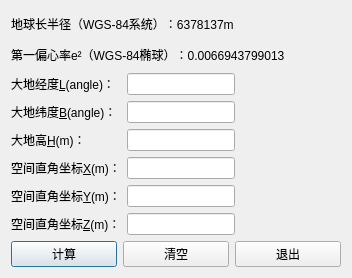
<?xml version="1.0" encoding="UTF-8"?>
<ui version="4.0">
 <class>Dialog1</class>
 <widget class="QDialog" name="Dialog1">
  <property name="geometry">
   <rect>
    <x>0</x>
    <y>0</y>
    <width>352</width>
    <height>278</height>
   </rect>
  </property>
  <property name="windowTitle">
   <string>空间直角坐标与大地坐标转换</string>
  </property>
  <layout class="QGridLayout" name="gridLayout_2">
   <item row="0" column="0">
    <layout class="QVBoxLayout" name="verticalLayout_2">
     <item>
      <widget class="QLabel" name="label_8">
       <property name="text">
        <string>地球长半径（WGS-84系统）：6378137m</string>
       </property>
      </widget>
     </item>
     <item>
      <widget class="QLabel" name="label_4">
       <property name="layoutDirection">
        <enum>Qt::LeftToRight</enum>
       </property>
       <property name="text">
        <string>第一偏心率e²（WGS-84椭球）：0.0066943799013</string>
       </property>
      </widget>
     </item>
    </layout>
   </item>
   <item row="1" column="0">
    <layout class="QGridLayout" name="gridLayout">
     <item row="0" column="0">
      <layout class="QVBoxLayout" name="verticalLayout">
       <item>
        <widget class="QLabel" name="label">
         <property name="text">
          <string>大地经度&amp;L(angle)：</string>
         </property>
         <property name="buddy">
          <cstring>longitudeEdit</cstring>
         </property>
        </widget>
       </item>
       <item>
        <widget class="QLabel" name="label_2">
         <property name="text">
          <string>大地纬度&amp;B(angle)：</string>
         </property>
         <property name="buddy">
          <cstring>latitudeEdit</cstring>
         </property>
        </widget>
       </item>
       <item>
        <widget class="QLabel" name="label_3">
         <property name="text">
          <string>大地高&amp;H(m)：</string>
         </property>
         <property name="buddy">
          <cstring>heightEdit</cstring>
         </property>
        </widget>
       </item>
       <item>
        <widget class="QLabel" name="label_5">
         <property name="text">
          <string>空间直角坐标&amp;X(m)：</string>
         </property>
         <property name="buddy">
          <cstring>xEdit</cstring>
         </property>
        </widget>
       </item>
       <item>
        <widget class="QLabel" name="label_6">
         <property name="text">
          <string>空间直角坐标&amp;Y(m)：</string>
         </property>
         <property name="buddy">
          <cstring>yEdit</cstring>
         </property>
        </widget>
       </item>
       <item>
        <widget class="QLabel" name="label_7">
         <property name="text">
          <string>空间直角坐标&amp;Z(m)：</string>
         </property>
         <property name="buddy">
          <cstring>zEdit</cstring>
         </property>
        </widget>
       </item>
      </layout>
     </item>
     <item row="1" column="0" colspan="2">
      <layout class="QHBoxLayout" name="horizontalLayout">
       <item>
        <widget class="QPushButton" name="calculateButton">
         <property name="text">
          <string>计算</string>
         </property>
        </widget>
       </item>
       <item>
        <widget class="QPushButton" name="clearButton">
         <property name="text">
          <string>清空</string>
         </property>
        </widget>
       </item>
       <item>
        <widget class="QPushButton" name="exitButton">
         <property name="text">
          <string>退出</string>
         </property>
        </widget>
       </item>
      </layout>
     </item>
     <item row="0" column="1">
      <layout class="QFormLayout" name="formLayout">
       <item row="0" column="0">
        <widget class="QLineEdit" name="longitudeEdit"/>
       </item>
       <item row="1" column="0">
        <widget class="QLineEdit" name="latitudeEdit"/>
       </item>
       <item row="2" column="0">
        <widget class="QLineEdit" name="heightEdit"/>
       </item>
       <item row="4" column="0">
        <widget class="QLineEdit" name="yEdit"/>
       </item>
       <item row="5" column="0">
        <widget class="QLineEdit" name="zEdit"/>
       </item>
       <item row="3" column="0">
        <widget class="QLineEdit" name="xEdit"/>
       </item>
      </layout>
     </item>
    </layout>
   </item>
  </layout>
 </widget>
 <tabstops>
  <tabstop>longitudeEdit</tabstop>
  <tabstop>latitudeEdit</tabstop>
  <tabstop>heightEdit</tabstop>
  <tabstop>xEdit</tabstop>
  <tabstop>yEdit</tabstop>
  <tabstop>zEdit</tabstop>
  <tabstop>calculateButton</tabstop>
  <tabstop>clearButton</tabstop>
  <tabstop>exitButton</tabstop>
 </tabstops>
 <resources/>
 <connections/>
</ui>
